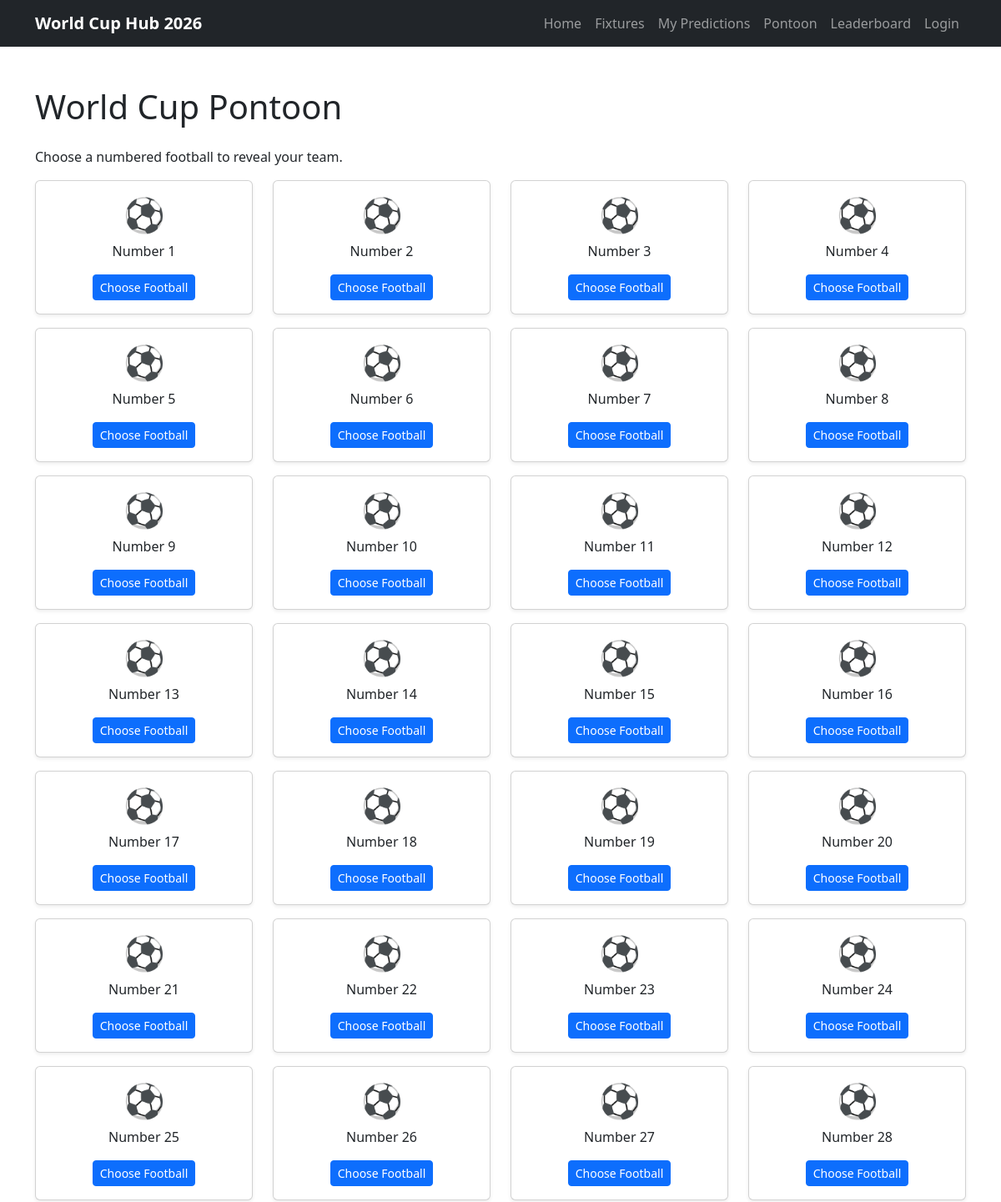
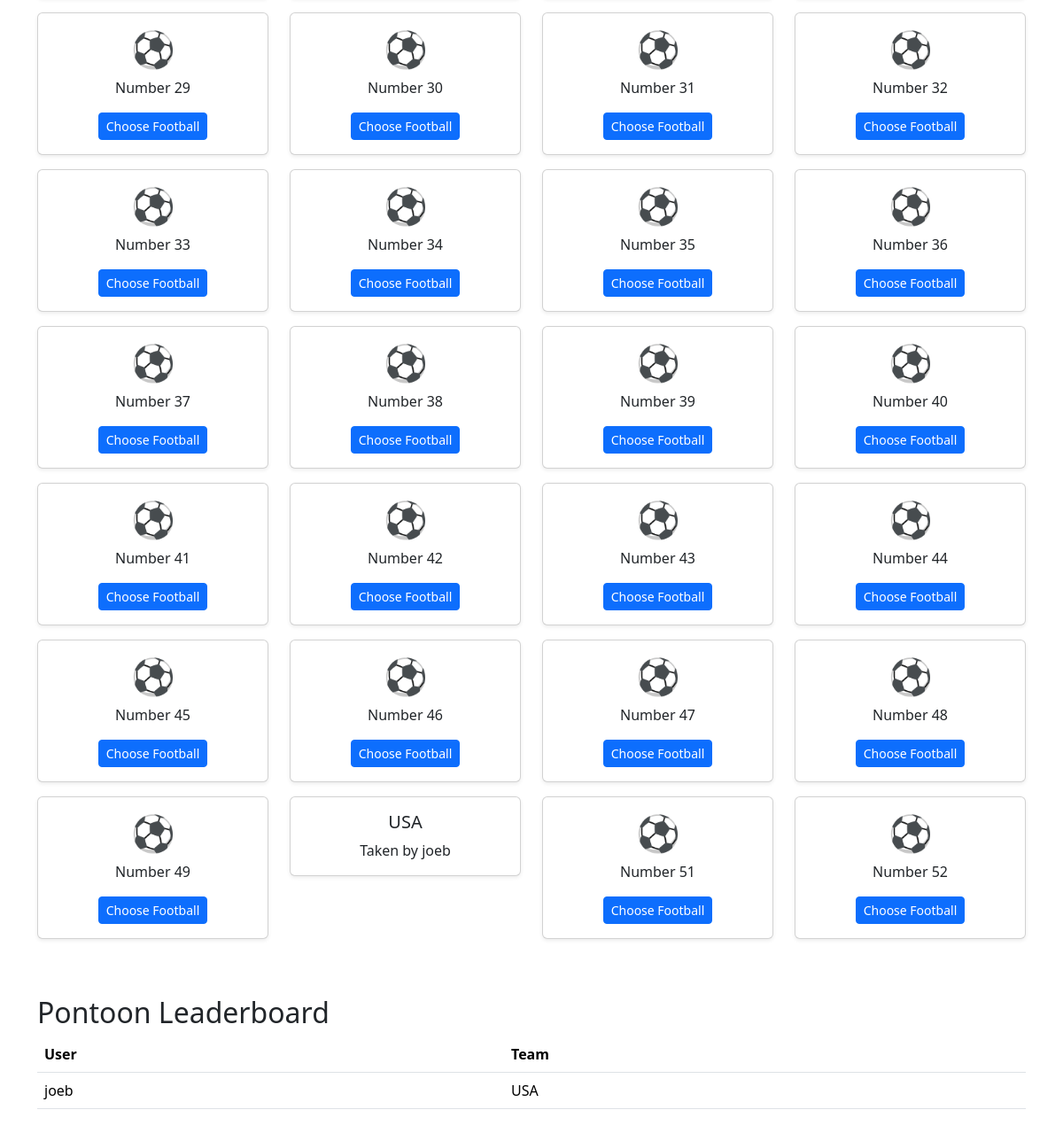
Before: /pontoon/ with the older database file (2 pictures, top to bottom).
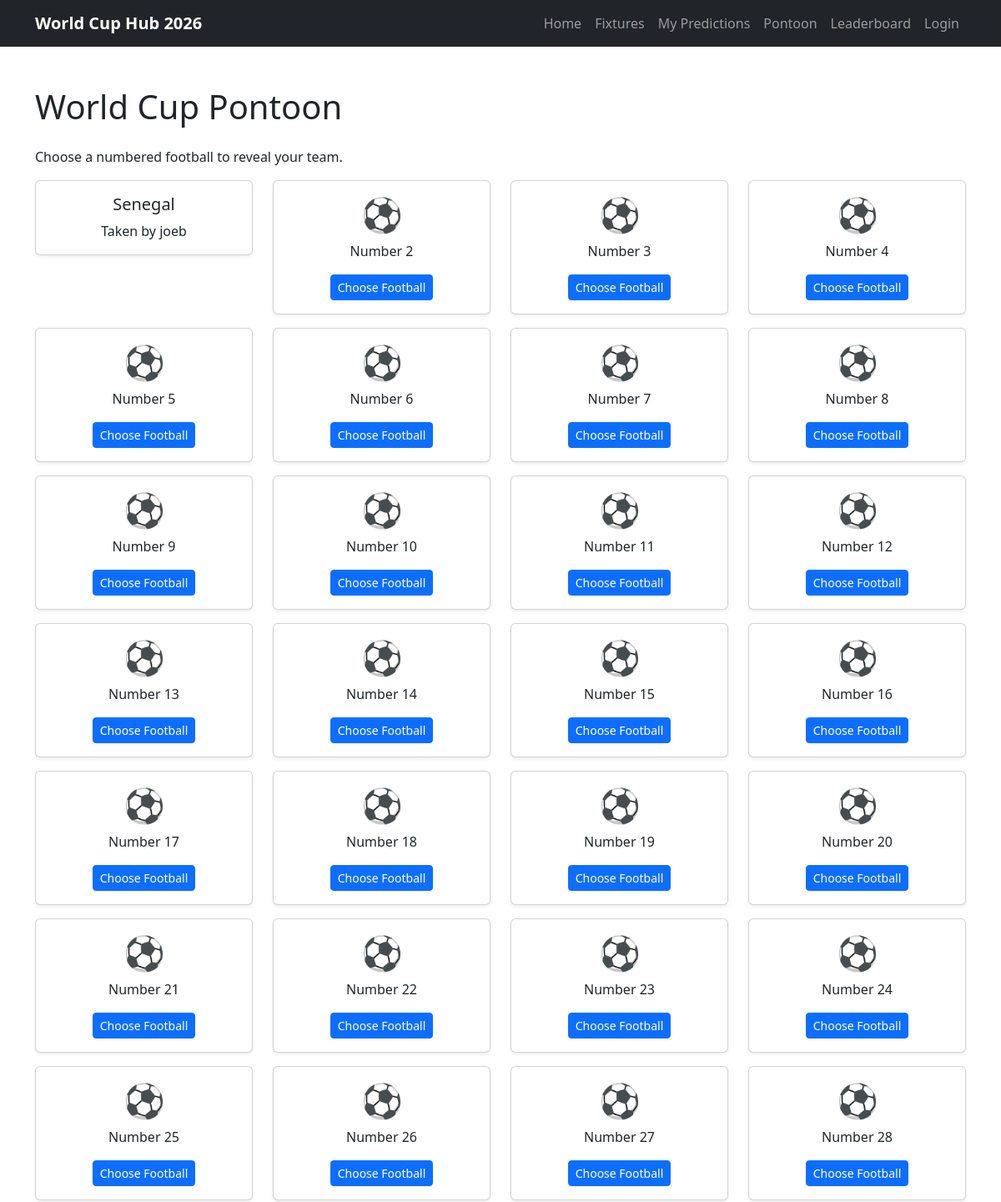
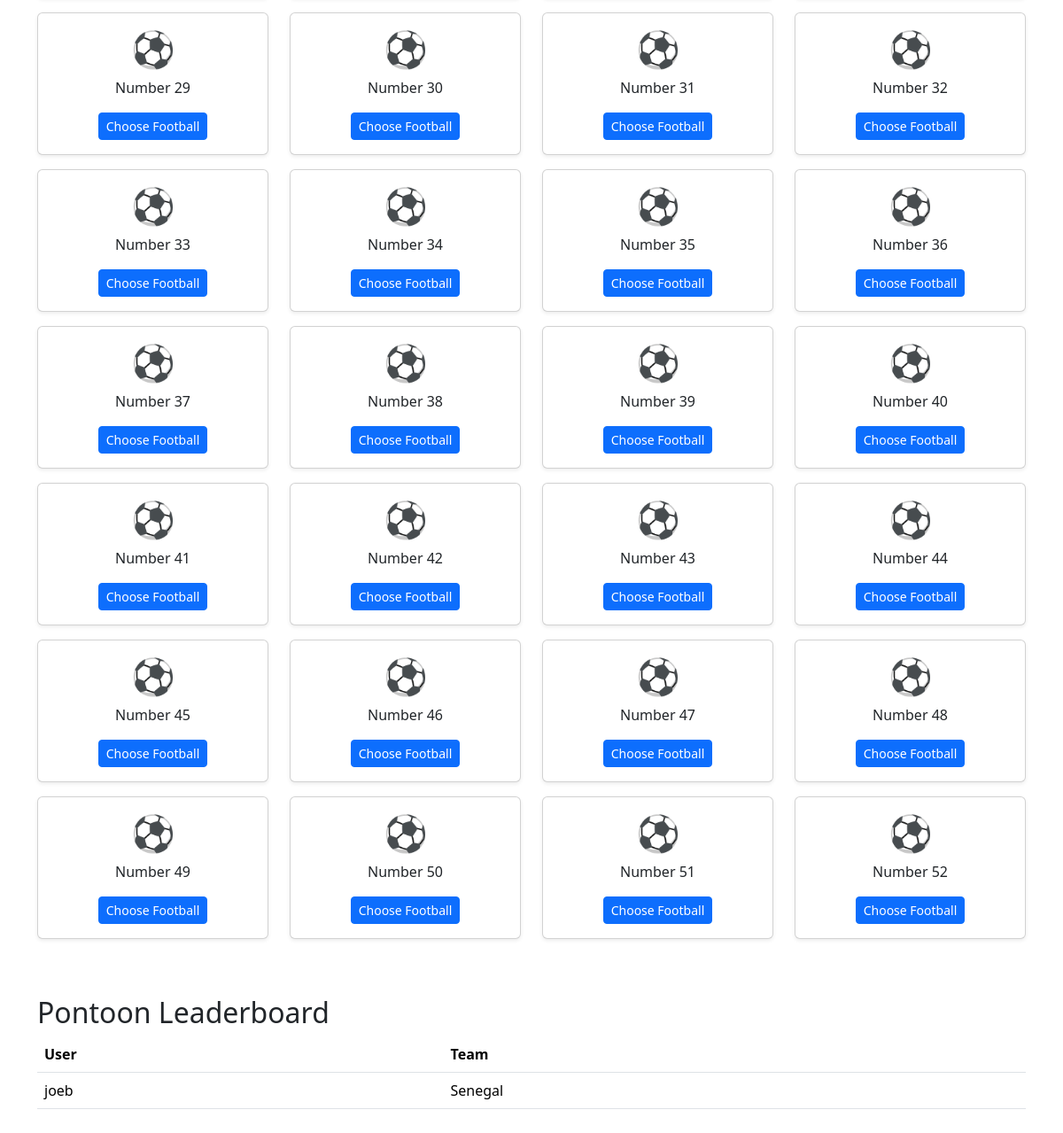
After: the same page with the newer database file (2 pictures, top to bottom).
### pontoon/models.py (models this page shows, shortened)
class PontoonBall(models.Model):
    number = models.PositiveIntegerField(unique=True)
    team = models.OneToOneField(
        Team,
        on_delete=models.SET_NULL,
        null=True,
        blank=True
    )
    selected_by = models.OneToOneField(
        User,
        on_delete=models.SET_NULL,
        null=True,
        blank=True
    )

### predictor/models.py (models this page shows)
class Team(models.Model):
    GROUP_CHOICES = [
        ('A', 'Group A'),
        ('B', 'Group B'),
        ('C', 'Group C'),
        ('D', 'Group D'),
        ('E', 'Group E'),
        ('F', 'Group F'),
        ('G', 'Group G'),
        ('H', 'Group H'),
        ('I', 'Group I'),
        ('J', 'Group J'),
        ('K', 'Group K'),
        ('L', 'Group L'),
    ]
    name = models.CharField(max_length=100)
    group = models.CharField(max_length=1, choices=GROUP_CHOICES)
    manager = models.CharField(max_length=100, blank=True, null=True)
    captain = models.CharField(max_length=100, blank=True, null=True)
    best_world_cup_finish = models.CharField(max_length=100, blank=True, null=True)
    best_world_cup_year = models.CharField(max_length=100,blank=True,null=True)
    def __str__(self):
        return self.name

### pontoon/views.py (the view)
# urls.py: path("", views.pontoon_home, name="pontoon_home"),
def pontoon_home(request):
    balls = PontoonBall.objects.all().order_by("number")
    context = {
        "balls": balls,
    }
    return render(request, "pontoon/pontoon_home.html", context)

### pontoon/templates/pontoon/pontoon_home.html
{% extends "base.html" %} {% block title %} Pontoon | World Cup Hub 2026 {% endblock %} {% block content %}
<section class="container py-5">
  <h1 class="mb-4">World Cup Pontoon</h1>
  <p>Choose a numbered football to reveal your team.</p>
  <div class="row">
    {% for ball in balls %}
    <div class="col-6 col-md-3 mb-3">
      <div class="card text-center shadow-sm">
        <div class="card-body">
          {% if ball.selected_by %}
          <h2 class="h5">{{ ball.team }}</h2>
          <p class="mb-0">Taken by {{ ball.selected_by.username }}</p>
          {% else %}
          <h2 class="display-6">⚽</h2>
          <p>Number {{ ball.number }}</p>
          <a href="{% url 'select_ball' ball.id %}" class="btn btn-primary btn-sm"> Choose Football </a>
          {% endif %}
        </div>
      </div>
    </div>
    {% endfor %}
  </div>
  <h2 class="mt-5">Pontoon Leaderboard</h2>
  <table class="table">
    <thead>
      <tr>
        <th>User</th>
        <th>Team</th>
      </tr>
    </thead>
    <tbody>
      {% for ball in balls %} {% if ball.selected_by %}
      <tr>
        <td>{{ ball.selected_by.username }}</td>
        <td>{{ ball.team }}</td>
      </tr>
      {% endif %} {% endfor %}
    </tbody>
  </table>
</section>
{% endblock %}

Changed rows visible on the page:
removed PontoonBall: number "1", shown under "World Cup Pontoon"
removed PontoonBall: team "USA", selected_by.username "joeb"
added PontoonBall: team "Senegal", selected_by.username "joeb"
added PontoonBall: number "50", shown under "World Cup Pontoon"
